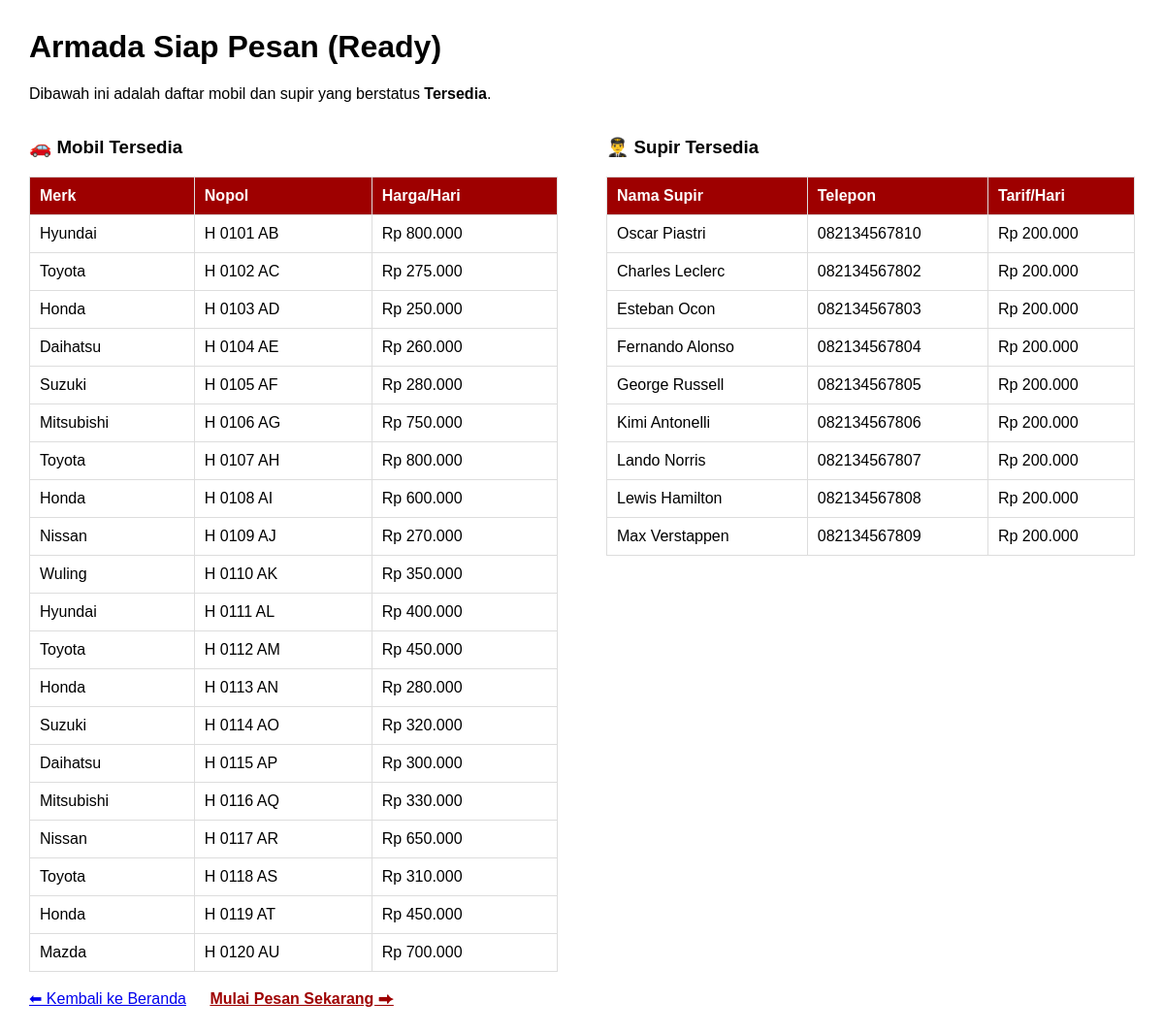
The app's page /Admin/Cek_Armada.php with its own data.
### tables this page shows
CREATE TABLE `mobil` (
  `kode_mobil` varchar(10) NOT NULL,
  `merk` varchar(50) DEFAULT NULL,
  `jenis` varchar(50) DEFAULT NULL,
  `nopol` varchar(15) DEFAULT NULL,
  `tarif_per_hari` decimal(10,2) DEFAULT NULL,
  `status_mobil` enum('tersedia','disewa') DEFAULT 'tersedia',
  `Gambar` varchar(255) NOT NULL,
  `Unit_Tersedia` int(10) UNSIGNED NOT NULL,
  `tarif_12_dalam` decimal(10,2) DEFAULT NULL,
  `tarif_12_luar` decimal(10,2) DEFAULT NULL,
  `tarif_24_dalam` decimal(10,2) DEFAULT NULL,
  `tarif_24_luar` decimal(10,2) DEFAULT NULL
);

CREATE TABLE `supir` (
  `id_supir` int(11) NOT NULL,
  `nama_supir` varchar(100) DEFAULT NULL,
  `no_telp` varchar(15) DEFAULT NULL,
  `tarif_supir_per_hari` decimal(10,2) DEFAULT NULL,
  `status_supir` enum('tersedia','bertugas') DEFAULT 'tersedia',
  `gambar` varchar(255) DEFAULT NULL,
  `tarif_12_dalam` decimal(10,2) DEFAULT NULL,
  `tarif_12_luar` decimal(10,2) DEFAULT NULL,
  `tarif_24_dalam` decimal(10,2) DEFAULT NULL,
  `tarif_24_luar` decimal(10,2) DEFAULT NULL
);

### Admin/Cek_Armada.php (the view, shortened to what this page needs)
<?php include 'koneksi.php'; ?>
<!DOCTYPE html>
<html>
<head>
</head>
<body>
    <h1>Armada Siap Pesan (Ready)</h1>
    <p>Dibawah ini adalah daftar mobil dan supir yang berstatus <b>Tersedia</b>.</p>
    <div class="container">
        <div class="card">
            <h3>🚗 Mobil Tersedia</h3>
            <table>
                <tr>
                    <th>Merk</th>
                    <th>Nopol</th>
                    <th>Harga/Hari</th>
                </tr>
                <?php
                $sql_mobil = "SELECT * FROM mobil WHERE status_mobil = 'tersedia'";
                $query_mobil = mysqli_query($conn, $sql_mobil);
                while($m = mysqli_fetch_array($query_mobil)) {
                    echo "<tr>
                            <td>{$m['merk']}</td>
                            <td>{$m['nopol']}</td>
                            <td>Rp ".number_format($m['tarif_per_hari'], 0, ',', '.')."</td>
                          </tr>";
                }
                ?>
            </table>
        </div>
        <div class="card">
            <h3>👨‍✈️ Supir Tersedia</h3>
            <table>
                <tr>
                    <th>Nama Supir</th>
                    <th>Telepon</th>
                    <th>Tarif/Hari</th>
                </tr>
                <?php
                $sql_supir = "SELECT * FROM supir WHERE status_supir = 'tersedia'";
                $query_supir = mysqli_query($conn, $sql_supir);
                while($s = mysqli_fetch_array($query_supir)) {
                    echo "<tr>
                            <td>{$s['nama_supir']}</td>
                            <td>{$s['no_telp']}</td>
                            <td>Rp ".number_format($s['tarif_supir_per_hari'], 0, ',', '.')."</td>
                          </tr>";
                }
                ?>
            </table>
        </div>
    </div>
    <br>
    <a href="index.php">⬅ Kembali ke Beranda</a>
    <a href="transaksi.php" style="margin-left:20px; color: #9e0000; font-weight: bold;">Mulai Pesan Sekarang ⮕</a>
</body>
</html>

### Admin/Cek_Armada.php (style rules this page uses)
body { font-family: sans-serif; margin: 30px; }
.container { display: flex; gap: 50px; }
table { border-collapse: collapse; width: 100%; margin-top: 10px; }
th, td { border: 1px solid #ddd; padding: 10px; text-align: left; }
th { background-color: #9e0000; color: white; }
.card { flex: 1; }

### records on screen
mobil: merk "Hyundai", nopol "H 0101 AB", tarif_per_hari "800.000"
mobil: merk "Toyota", nopol "H 0102 AC", tarif_per_hari "275.000"
mobil: merk "Honda", nopol "H 0103 AD", tarif_per_hari "250.000"
mobil: merk "Daihatsu", nopol "H 0104 AE", tarif_per_hari "260.000"
mobil: merk "Suzuki", nopol "H 0105 AF", tarif_per_hari "280.000"
mobil: merk "Mitsubishi", nopol "H 0106 AG", tarif_per_hari "750.000"
mobil: merk "Toyota", nopol "H 0107 AH", tarif_per_hari "800.000"
mobil: merk "Honda", nopol "H 0108 AI", tarif_per_hari "600.000"
mobil: merk "Nissan", nopol "H 0109 AJ", tarif_per_hari "270.000"
mobil: merk "Wuling", nopol "H 0110 AK", tarif_per_hari "350.000"
mobil: merk "Hyundai", nopol "H 0111 AL", tarif_per_hari "400.000"
mobil: merk "Toyota", nopol "H 0112 AM", tarif_per_hari "450.000"
mobil: merk "Honda", nopol "H 0113 AN", tarif_per_hari "280.000"
mobil: merk "Suzuki", nopol "H 0114 AO", tarif_per_hari "320.000"
mobil: merk "Daihatsu", nopol "H 0115 AP", tarif_per_hari "300.000"
mobil: merk "Mitsubishi", nopol "H 0116 AQ", tarif_per_hari "330.000"
mobil: merk "Nissan", nopol "H 0117 AR", tarif_per_hari "650.000"
mobil: merk "Toyota", nopol "H 0118 AS", tarif_per_hari "310.000"
mobil: merk "Honda", nopol "H 0119 AT", tarif_per_hari "450.000"
mobil: merk "Mazda", nopol "H 0120 AU", tarif_per_hari "700.000"
supir: nama_supir "Oscar Piastri", no_telp "082134567810", tarif_supir_per_hari "200.000"
supir: nama_supir "Charles Leclerc", no_telp "082134567802", tarif_supir_per_hari "200.000"
supir: nama_supir "Esteban Ocon", no_telp "082134567803", tarif_supir_per_hari "200.000"
supir: nama_supir "Fernando Alonso", no_telp "082134567804", tarif_supir_per_hari "200.000"
supir: nama_supir "George Russell", no_telp "082134567805", tarif_supir_per_hari "200.000"
supir: nama_supir "Kimi Antonelli", no_telp "082134567806", tarif_supir_per_hari "200.000"
supir: nama_supir "Lando Norris", no_telp "082134567807", tarif_supir_per_hari "200.000"
supir: nama_supir "Lewis Hamilton", no_telp "082134567808", tarif_supir_per_hari "200.000"
supir: nama_supir "Max Verstappen", no_telp "082134567809", tarif_supir_per_hari "200.000"
